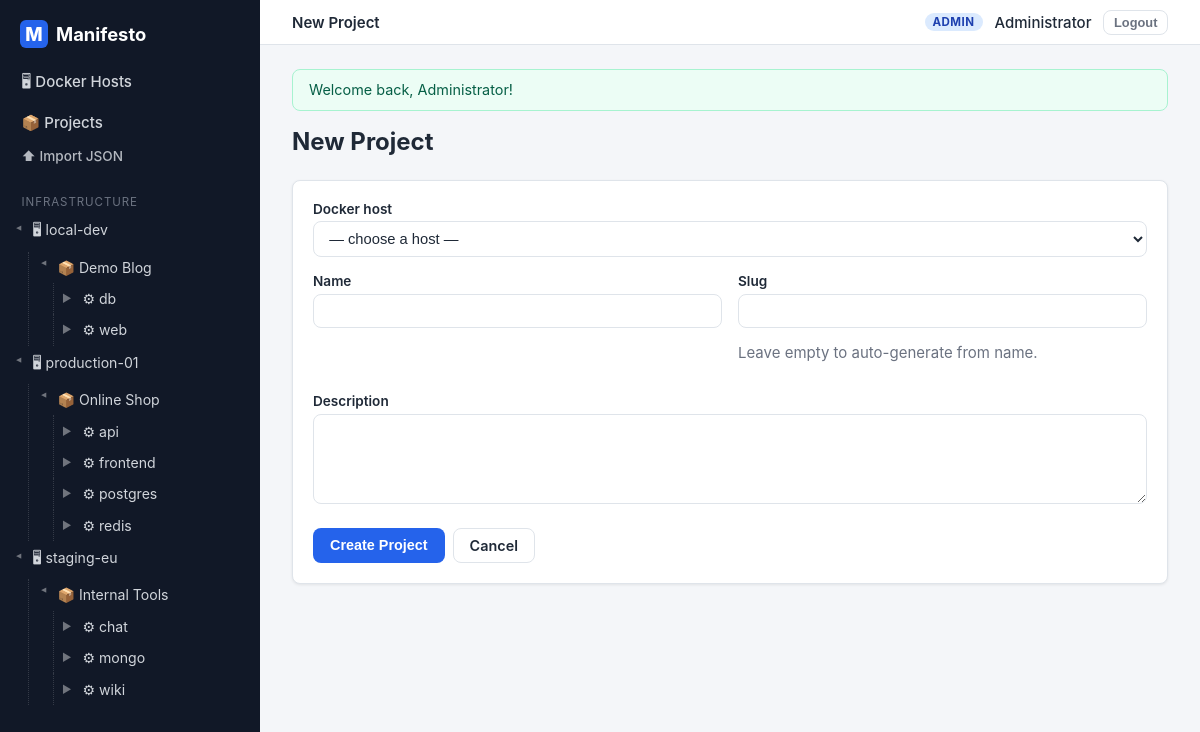
The page /projects/create (signed in) on the database its author committed.
### tables this page shows
CREATE TABLE docker_host (
    id             INT UNSIGNED AUTO_INCREMENT PRIMARY KEY,
    name           VARCHAR(128) NOT NULL,
    ip_address     VARCHAR(45)  NULL,
    os             VARCHAR(128) NULL,
    docker_version VARCHAR(32)  NULL,
    notes          TEXT         NULL,
    created_at     TIMESTAMP NOT NULL DEFAULT CURRENT_TIMESTAMP,
    updated_at     TIMESTAMP NOT NULL DEFAULT CURRENT_TIMESTAMP ON UPDATE CURRENT_TIMESTAMP
);

CREATE TABLE project (
    id             INT UNSIGNED AUTO_INCREMENT PRIMARY KEY,
    docker_host_id INT UNSIGNED NOT NULL,
    name           VARCHAR(128) NOT NULL,
    slug           VARCHAR(128) NOT NULL,
    description    TEXT NULL,
    created_at     TIMESTAMP NOT NULL DEFAULT CURRENT_TIMESTAMP,
    updated_at     TIMESTAMP NOT NULL DEFAULT CURRENT_TIMESTAMP ON UPDATE CURRENT_TIMESTAMP,
    UNIQUE KEY uq_project_slug (slug),
    KEY idx_project_host (docker_host_id),
    CONSTRAINT fk_project_host FOREIGN KEY (docker_host_id)
        REFERENCES docker_host (id) ON DELETE RESTRICT
);

CREATE TABLE service (
    id                   INT UNSIGNED AUTO_INCREMENT PRIMARY KEY,
    project_id           INT UNSIGNED NOT NULL,
    name                 VARCHAR(128) NOT NULL,
    image                VARCHAR(255) NOT NULL,
    restart_policy       ENUM('no','always','on-failure','unless-stopped') NOT NULL DEFAULT 'unless-stopped',
    notes                TEXT NULL,
    command              VARCHAR(512) NULL,
    working_dir          VARCHAR(255) NULL,
    depends_on           VARCHAR(512) NULL COMMENT 'Comma-separated service names',
    build_context        VARCHAR(255) NULL COMMENT 'Path to Dockerfile context, e.g. ./api',
    dockerfile_content   LONGTEXT NULL COMMENT 'Inline Dockerfile content',
    healthcheck_cmd      VARCHAR(512) NULL,
    healthcheck_interval VARCHAR(32) NULL DEFAULT '30s',
    network_mode         VARCHAR(64) NULL,
    created_at           TIMESTAMP NOT NULL DEFAULT CURRENT_TIMESTAMP,
    updated_at           TIMESTAMP NOT NULL DEFAULT CURRENT_TIMESTAMP ON UPDATE CURRENT_TIMESTAMP,
    UNIQUE KEY uq_service_name_per_project (project_id, name),
    CONSTRAINT fk_service_project FOREIGN KEY (project_id)
        REFERENCES project (id) ON DELETE CASCADE
);

### src/Core/ViewRenderer.php (called while the page is built, shortened)
<?php
final class ViewRenderer
{
    private static string $viewsPath = __DIR__ . '/../Views';
    public static function render(string $template, array $data = [], string $layout = 'app'): string
    {
        $data['currentUser'] = Auth::user();
        $data['flashes']     = Session::pullFlashes();
        if ($layout === 'app') {
            $data['sidebarTree'] = (new TreeRepository())->fullTree();
        }
        $content = self::renderFile(self::file($template), $data);
        $data['content'] = $content;
        return self::renderFile(self::file('layouts/' . $layout), $data);
    }
    private static function file(string $template): string
    {
        return self::$viewsPath . '/' . $template . '.php';
    }
    private static function renderFile(string $file, array $data): string
    {
        extract($data, EXTR_SKIP);
        require $file;
        return (string) ob_get_clean();
    }
}

### src/Controllers/ProjectController.php (called while the page is built, shortened)
<?php
final class ProjectController
{
    private ProjectRepository $projects;
    public function __construct()
    {
        $this->projects = new ProjectRepository();
    }
    public function create(Request $request): void
    {
        Response::view('projects/create', [
            'title' => 'New Project',
            'hosts' => $this->projects->hostsForSelect(),
        ]);
    }
}

### public/index.php (called while the page is built, shortened)
<?php
$request = Request::capture();
$router = new Router(require MANIFESTO_ROOT . '/config/routes.php');
$router->dispatch($request);

### src/Core/Request.php (called while the page is built, shortened)
<?php
final class Request
{
    private static ?string $basePath = null;
    public static function basePath(): string
    {
        if (self::$basePath === null) {
            $scriptDir = str_replace('\\', '/', dirname($_SERVER['SCRIPT_NAME'] ?? '/'));
            $scriptDir = rtrim($scriptDir, '/');
            self::$basePath = $scriptDir === '/' ? '' : $scriptDir;
        }
        return self::$basePath;
    }
}

### src/Core/helpers.php (called while the page is built, shortened)
<?php
function e(?string $value): string
{
    return htmlspecialchars($value ?? '', ENT_QUOTES, 'UTF-8');
}
function url(string $path = '/'): string
{
    $base = Request::basePath();
    return $base . '/' . ltrim($path, '/');
}
function old(string $key, ?string $default = null): string
{
    $old = Session::get('_old_input', []);
    return e($old[$key] ?? $default ?? '');
}

### src/Core/Session.php (called while the page is built, shortened)
<?php
final class Session
{
    public static function get(string $key, mixed $default = null): mixed
    {
        return $_SESSION[$key] ?? $default;
    }
}

### src/Core/Database.php (called while the page is built, shortened)
<?php
final class Database
{
    private static ?PDO $pdo = null;
    private static array $config;
    public static function configure(array $config): void
    {
        self::$config = $config;
    }
    public static function pdo(): PDO
    {
        if (self::$pdo === null) {
            $c = self::$config;
            $dsn = sprintf(
                'mysql:host=%s;port=%s;dbname=%s;charset=utf8mb4',
                $c['host'],
                $c['port'],
                $c['name']
            );
            self::$pdo = new PDO($dsn, $c['user'], $c['pass'], [
                PDO::ATTR_ERRMODE            => PDO::ERRMODE_EXCEPTION,
                PDO::ATTR_DEFAULT_FETCH_MODE => PDO::FETCH_ASSOC,
                PDO::ATTR_EMULATE_PREPARES   => false,
            ]);
        }
        return self::$pdo;
    }
}

### src/Repositories/ProjectRepository.php (called while the page is built, shortened)
<?php
final class ProjectRepository
{
    public function hostsForSelect(): array
    {
        $stmt = Database::pdo()->prepare('SELECT id, name FROM docker_host ORDER BY name');
        $stmt->execute();
        return $stmt->fetchAll();
    }
}

### src/Repositories/TreeRepository.php (called while the page is built, shortened)
<?php
final class TreeRepository
{
    public function fullTree(): array
    {
        $pdo = Database::pdo();
        $hosts = [];
        foreach ($pdo->query('SELECT id, name FROM docker_host ORDER BY name') as $row) {
            $row['projects'] = [];
            $hosts[(int) $row['id']] = $row;
        }
        $projects = [];
        foreach ($pdo->query('SELECT id, docker_host_id, name FROM project ORDER BY name') as $row) {
            $row['services'] = [];
            $projects[(int) $row['id']] = $row;
        }
        $services = [];
        foreach ($pdo->query('SELECT id, project_id, name FROM service ORDER BY name') as $row) {
            $row['webapps'] = [];
            $services[(int) $row['id']] = $row;
        }
        foreach ($pdo->query('SELECT id, service_id, name FROM web_app ORDER BY name') as $row) {
            $sid = (int) $row['service_id'];
            if (isset($services[$sid])) {
                $services[$sid]['webapps'][] = $row;
            }
        }
        foreach ($services as $service) {
            $pid = (int) $service['project_id'];
            if (isset($projects[$pid])) {
                $projects[$pid]['services'][] = $service;
            }
        }
        foreach ($projects as $project) {
            $hid = (int) $project['docker_host_id'];
            if (isset($hosts[$hid])) {
                $hosts[$hid]['projects'][] = $project;
            }
        }
        return array_values($hosts);
    }
}

### src/Views/projects/create.php (the view, shortened to what this page needs)
<div class="page-head">
    <h1>New Project</h1>
</div>
<div class="card">
    <form method="post" action="<?= url('/projects') ?>">
        <div class="form-group">
            <label for="docker_host_id">Docker host</label>
            <select id="docker_host_id" name="docker_host_id" required>
                <option value="">— choose a host —</option>
            </select>
        </div>
        <div class="form-row">
            <div class="form-group">
                <label for="name">Name</label>
                <input type="text" id="name" name="name" value="<?= old('name') ?>" maxlength="128" required autofocus>
            </div>
            <div class="form-group">
                <label for="slug">Slug</label>
                <input type="text" id="slug" name="slug" value="<?= old('slug') ?>" maxlength="128">
                <p class="muted">Leave empty to auto-generate from name.</p>
            </div>
        </div>
        <div class="form-group">
            <label for="description">Description</label>
            <textarea id="description" name="description"><?= old('description') ?></textarea>
        </div>
        <div class="form-footer">
            <button type="submit" class="btn btn-primary">Create Project</button>
            <a class="btn btn-secondary" href="<?= url('/projects') ?>">Cancel</a>
        </div>
    </form>
</div>

### src/Core/Router.php (shortened to what this page needs)
<?php
final class Router
{
    public function dispatch(Request $request): never
    {
        foreach ($this->routes as $route) {
            [$method, $pattern, $class, $action] = $route;
            if ($method !== $request->method) {
                continue;
            }
            $params = $this->match($pattern, $request->path);
            if ($params === null) {
                continue;
            }
            $request->setRouteParams($params);
            $controller = new $class();
            $controller->$action($request, ...array_values($params));
            exit;
        }
    }
    private function match(string $pattern, string $path): ?array
    {
        $regex = preg_replace('/\{(\w+)\}/', '(?P<$1>[^/]+)', $pattern);
        if (!preg_match('#^' . $regex . '$#', $path, $m)) {
            return null;
        }
        return array_filter($m, 'is_string', ARRAY_FILTER_USE_KEY);
    }
}

### src/Views/partials/sidebar.php (shortened to what this page needs)
<?php
$tree = $sidebarTree ?? [];
?>
<aside class="sidebar">
    <a class="sidebar-brand" href="<?= url('/') ?>">
        <span class="brand-mark">M</span> Manifesto
    </a>
    <nav class="sidebar-nav">
        <a href="<?= url('/docker-hosts') ?>">🖥 Docker Hosts</a>
        <a href="<?= url('/projects') ?>">📦 Projects</a>
        <?php if (($currentUser['role'] ?? '') === 'admin'): ?>
            <a href="<?= url('/projects/import') ?>" style="font-size:.85rem;opacity:.85;">⬆ Import JSON</a>
        <?php endif; ?>
    </nav>
    <div class="sidebar-tree">
        <div class="tree-title">Infrastructure</div>
        <?php foreach ($tree as $host): ?>
            <details open>
                <summary>
                    <a class="tree-link tree-host" href="<?= url('/docker-hosts/' . $host['id']) ?>">🖥 <?= e($host['name']) ?></a>
                </summary>
                <?php foreach ($host['projects'] as $project): ?>
                    <details open class="tree-indent">
                        <summary>
                            <a class="tree-link tree-project" href="<?= url('/projects/' . $project['id']) ?>">📦 <?= e($project['name']) ?></a>
                        </summary>
                        <?php foreach ($project['services'] as $service): ?>
                            <details class="tree-indent">
                                <summary>
                                    <a class="tree-link tree-service" href="<?= url('/services/' . $service['id']) ?>">⚙ <?= e($service['name']) ?></a>
                                </summary>
                            </details>
                        <?php endforeach; ?>
                    </details>
                <?php endforeach; ?>
            </details>
        <?php endforeach; ?>
    </div>
</aside>

### public/assets/css/app.css (style rules this page uses)
:root { --c-bg: #f4f6f9; --c-surface: #ffffff; --c-border: #dfe4ea; --c-text: #1f2937; --c-muted: #6b7280; --c-primary: #2563eb; --c-primary-dark: #1e40af; --c-danger: #dc2626; --c-success: #16a34a; --c-warning: #d97706; --c-sidebar: #111827; --c-sidebar-text: #d1d5db; --c-sidebar-hover: #1f2937; --radius: 8px; --shadow: 0 1px 3px rgba(0, 0, 0, .08); }
* { box-sizing: border-box; }
body { margin: 0; font-family: -apple-system, "Segoe UI", Roboto, Arial, sans-serif; font-size: 15px; color: var(--c-text); background: var(--c-bg); }
h1 { font-size: 1.5rem; margin: 0 0 .5rem; }
a { color: var(--c-primary); text-decoration: none; }
.muted { color: var(--c-muted); }
.sidebar { width: 260px; flex-shrink: 0; background: var(--c-sidebar); color: var(--c-sidebar-text); padding: 1rem .75rem; overflow-y: auto; }
.sidebar-brand { display: flex; align-items: center; gap: .5rem; font-size: 1.15rem; font-weight: 700; color: #fff; padding: .25rem .5rem 1rem; }
.brand-mark { display: inline-flex; align-items: center; justify-content: center; width: 28px; height: 28px; border-radius: 6px; background: var(--c-primary); color: #fff; font-weight: 800; }
.sidebar-nav { display: flex; flex-direction: column; gap: 2px; margin-bottom: 1rem; }
.sidebar-nav a { color: var(--c-sidebar-text); padding: .45rem .6rem; border-radius: 6px; font-weight: 500; }
.tree-title { font-size: .72rem; text-transform: uppercase; letter-spacing: .08em; color: #6b7280; padding: .5rem .6rem .25rem; }
.sidebar-tree details { margin: 0; }
.sidebar-tree summary { list-style: none; cursor: pointer; display: flex; align-items: center; }
.sidebar-tree summary::before { content: "▸"; font-size: .7rem; color: #6b7280; width: 12px; }
.sidebar-tree details[open] > summary::before { content: "▾"; }
.tree-link { color: var(--c-sidebar-text); padding: .3rem .4rem; border-radius: 5px; font-size: .88rem; display: inline-block; max-width: 200px; overflow: hidden; text-overflow: ellipsis; white-space: nowrap; }
.tree-indent { margin-left: .85rem; }
.btn { display: inline-block; padding: .5rem 1rem; border-radius: var(--radius); border: 1px solid transparent; font-size: .9rem; font-weight: 600; cursor: pointer; text-align: center; }
.btn-primary { background: var(--c-primary); color: #fff; }
.btn-secondary { background: var(--c-surface); color: var(--c-text); border-color: var(--c-border); }
.card { background: var(--c-surface); border: 1px solid var(--c-border); border-radius: var(--radius); box-shadow: var(--shadow); padding: 1.25rem; margin-bottom: 1.25rem; }
.page-head { display: flex; justify-content: space-between; align-items: center; margin-bottom: 1rem; gap: 1rem; flex-wrap: wrap; }
.form-group { margin-bottom: 1rem; }
.form-group label { display: block; font-weight: 600; font-size: .85rem; margin-bottom: .3rem; }
.form-group input[type="text"], .form-group input[type="password"], .form-group input[type="number"], .form-group input[type="url"], .form-group select, .form-group textarea { width: 100%; padding: .5rem .7rem; font-size: .92rem; border: 1px solid var(--c-border); border-radius: var(--radius); background: #fff; color: var(--c-text); }
.form-group textarea { min-height: 90px; resize: vertical; }
.form-row { display: flex; gap: 1rem; }
.form-row .form-group { flex: 1; }
.form-footer { display: flex; gap: .5rem; margin-top: 1.25rem; }
.sidebar-tree details { position: relative; }
.sidebar-tree .tree-indent { margin-left: 1rem; padding-left: .5rem; border-left: 1px dotted rgba(255,255,255,.15); }
.sidebar-tree summary { list-style: none; cursor: pointer; display: flex; align-items: center; padding: .15rem 0; border-radius: 4px; transition: background .15s ease; }
.sidebar-tree summary::before { content: "▶"; font-size: .65rem; color: rgba(255,255,255,.4); width: 14px; transition: transform .15s ease; display: inline-block; }
.sidebar-tree details[open] > summary::before { transform: rotate(90deg); }
.sidebar-tree .tree-link { flex: 1; }
details > summary { list-style: none; cursor: pointer; }

### rows shown on the page
docker_host: name "local-dev"
project: name "Demo Blog"
service: name "db"
service: name "web"
docker_host: name "production-01"
project: name "Online Shop"
service: name "api"
service: name "frontend"
service: name "postgres"
service: name "redis"
docker_host: name "staging-eu"
project: name "Internal Tools"
service: name "chat"
service: name "mongo"
service: name "wiki"

### other values the page prints
$flash['message'] "Welcome back, Administrator!"
